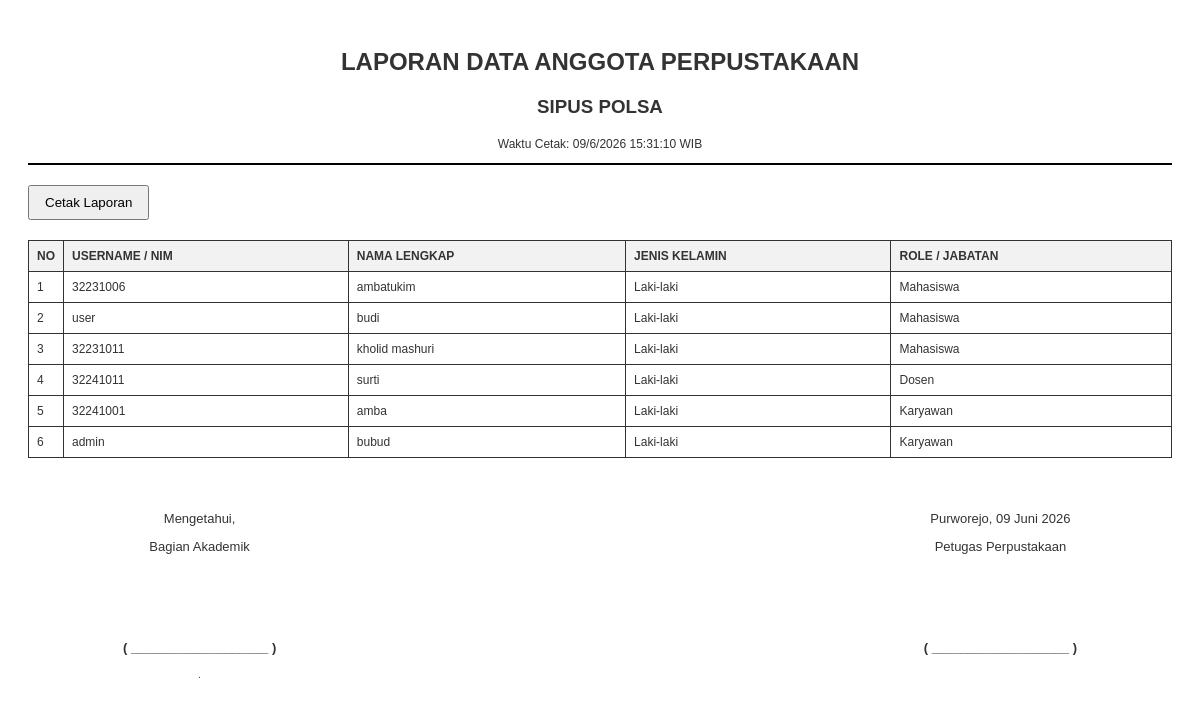
Page /admin/laporan_anggota.php on the committed database.
### tables this page shows
CREATE TABLE `users` (
  `id` int(11) NOT NULL,
  `username` varchar(50) NOT NULL,
  `email` varchar(255) DEFAULT NULL,
  `foto` varchar(255) DEFAULT NULL,
  `nama` varchar(100) DEFAULT NULL,
  `jenkel` varchar(20) DEFAULT NULL,
  `password` varchar(255) NOT NULL,
  `role` enum('admin','mahasiswa','dosen','karyawan') NOT NULL,
  `status` enum('active','blocked') DEFAULT 'active',
  `borrowing_limit` int(11) DEFAULT 3
);

### admin/laporan_anggota.php (the view, shortened to what this page needs)
<?php
include '../config/koneksi.php';
?>
<!DOCTYPE html>
<html>
<head>
</head>
<body>
    <div class="header">
        <h2>LAPORAN DATA ANGGOTA PERPUSTAKAAN</h2>
        <h3>SIPUS POLSA</h3>
        <p style="font-size: 12px;">Waktu Cetak: <span id="clock"></span> WIB</p>
        <hr>
    </div>
    <div class="no-print">
        <button onclick="window.print()" style="padding: 8px 15px; cursor: pointer;">Cetak Laporan</button>
    </div>
    <table>
        <thead>
            <tr>
                <th width="1%">No</th>
                <th>Username / NIM</th>
                <th>Nama Lengkap</th>
                <th>Jenis Kelamin</th>
                <th>Role / Jabatan</th>
            </tr>
        </thead>
        <tbody>
            <?php
            $no = 1;
            $res = mysqli_query($koneksi, "SELECT * FROM users WHERE role IN ('mahasiswa', 'dosen', 'karyawan') ORDER BY role, nama ASC");
            while($d = mysqli_fetch_array($res)){
                echo "<tr>
                    <td>".$no++."</td>
                    <td>".$d['username']."</td>
                    <td>".htmlspecialchars($d['nama'])."</td>
                    <td>".$d['jenkel']."</td>
                    <td style='text-transform: capitalize;'>".$d['role']."</td>
                </tr>";
            }
            ?>
        </tbody>
    </table>
    <div class="footer-container">
        <div class="signature-section">
            <div class="sig-box">
                <p>Mengetahui,</p>
                <p>Bagian Akademik</p>
                <br><br><br><br>
                <p><strong>( ___________________ )</strong></p>
                <p style="font-size: 11px; color: #555; margin-top: 2px;">.</p>
            </div>
            <div class="sig-box">
                <p>Purworejo, <span id="footer-date"></span></p>
                <p>Petugas Perpustakaan</p>
                <br><br><br><br>
                <p><strong>( ___________________ )</strong></p>
            </div>
        </div>
    </div>
</body>
</html>

### admin/laporan_anggota.php (style rules this page uses)
body { font-family: Arial, sans-serif; padding: 20px; color: #333; }
table { width: 100%; border-collapse: collapse; margin-top: 20px; }
th, td { border: 1px solid #333; padding: 8px; text-align: left; font-size: 12px; }
th { background: #f2f2f2; text-transform: uppercase; }
.header { text-align: center; margin-bottom: 20px; }
hr { border: 1px solid #000; }
.no-print { margin-bottom: 20px; }
.footer-container { margin-top: 40px; }
.signature-section { display: flex; justify-content: space-between; align-items: flex-start; }
.sig-box { text-align: center; width: 30%; font-size: 13px; }

### rows in the picture
users: username "32231006", nama "ambatukim", jenkel "Laki-laki", role "Mahasiswa"
users: username "user", nama "budi", jenkel "Laki-laki", role "Mahasiswa"
users: username "32231011", nama "kholid mashuri", jenkel "Laki-laki", role "Mahasiswa"
users: username "32241011", nama "surti", jenkel "Laki-laki", role "Dosen"
users: username "32241001", nama "amba", jenkel "Laki-laki", role "Karyawan"
users: username "admin", nama "bubud", jenkel "Laki-laki", role "Karyawan"
